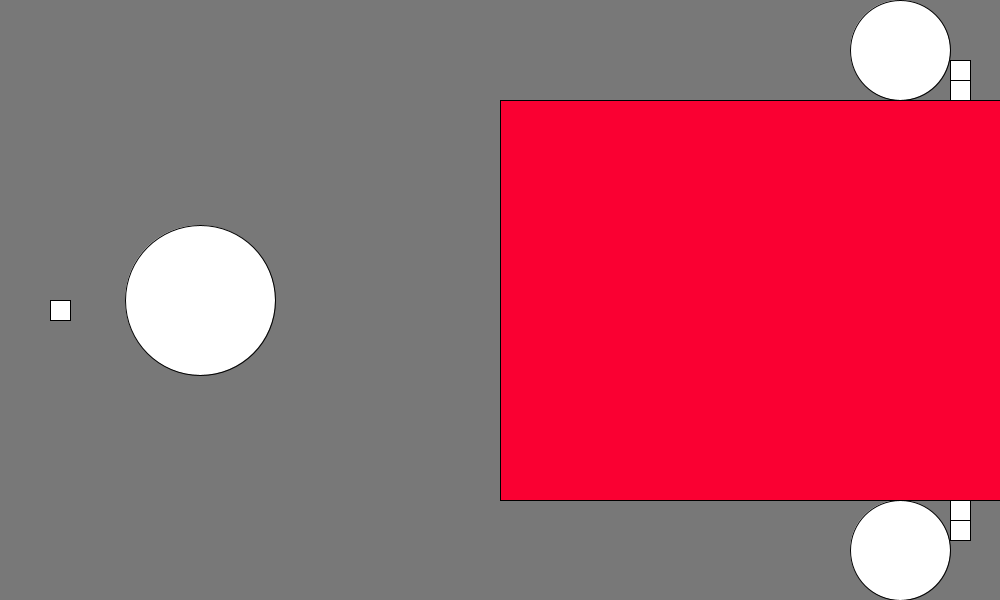
Frame 1 (no input)
Frame 60 (the mouse pressed at the canvas centre just before this capture): identical to frame 1, image omitted
Frame 120 (the mouse held since frame 60 and released just before this capture): identical to frame 1, image omitted

The Processing sketch that drew this single still picture (run headless with seeded random() and noise(); from frame 60 on, the mouse is pressed at the canvas centre):

// Processing sketch: exo_interrupteur_chambre_classes
// ── exo_interrupteur_chambre_classes.pde
//Interrupteurs
Interrupteur int1 = new Interrupteur(950, 60);
Interrupteur int2 = new Interrupteur(950, 80);
Interrupteur int3 = new Interrupteur(950, 500);
Interrupteur int4 = new Interrupteur(950, 520);
Interrupteur int5 = new Interrupteur(50, 300);

//Ellipses
Lampes plafonnier = new Lampes(200, 300, 150, 150);
Lampes chevet1 = new Lampes(900, 50, 100, 100);
Lampes chevet2 = new Lampes(900, 550, 100, 100);

void setup() {
  size(1000, 600);
}

void draw() {
  smooth();
  background(120); 
  plafonnier.dessiner();
  chevet1.dessiner();
  chevet2.dessiner();
  lit();
  int1.dessiner();
  int2.dessiner();
  int3.dessiner();
  int4.dessiner();
  int5.dessiner();
}


void mousePressed() {
  if ((int2.contientPointeur()) || (int3.contientPointeur()) || (int5.contientPointeur())) {
    plafonnier.changer();
    if (int2.contientPointeur()) {
      int2.changer();
    } else if (int3.contientPointeur()) {
        int3.changer();
      } else if(int5.contientPointeur()) {
  int5.changer();
}
}
if (int1.contientPointeur()) {
  chevet1.changer();
  int1.changer();
}
if (int4.contientPointeur()) {
  chevet2.changer();
  int4.changer();
}
}

void lit() {
  fill(250, 0, 50);
  rect(500, 100, 500, 400);
}

// ── Interrupteur.pde
class Interrupteur {
  int x, y;
  boolean appuye;
  
  //Constructeurs

  Interrupteur() { //Constructeur par défaut, permet d'indiquer les valeurs par défaut à utiliser
    x = 100;
    y = 100;
  }

  //Constructeur avec arguments
  Interrupteur(int monX, int monY) {
    x = monX;
    y = monY;
    appuye = false;
  }
  void changer(){ //Méthode/fonction
    appuye = !appuye;
  }
  void dessiner() {
    if (appuye){
      fill(150);
    } else {
    fill(255);
    }
    rect(x, y, 20, 20);
  }
  boolean contientPointeur() {
  return x<mouseX && mouseX<x+20
    && y<mouseY && mouseY<y+20;
  }
}

// ── Lampes.pde
class Lampes {
  int x, y;
  int w, h;
  boolean allume;

  //Constructeurs

  Lampes() { //Constructeur par défaut, permet d'indiquer les valeurs par défaut à utiliser
    x = 100;
    y = 100;
    w = 100;
    h = 100;
  }

  //Constructeur avec arguments
  Lampes(int monX, int monY, int monW, int monH) {
    x = monX;
    y = monY;
    w = monW;
    h = monH;
    allume = false;
  }
  void changer(){ //Méthode/fonction
    allume = !allume;
  }
  void dessiner() {
    if (allume){
      fill(250, 200, 0);
    } else {
      fill(255);
    }
    ellipse(x, y, w, h);
  }
}
